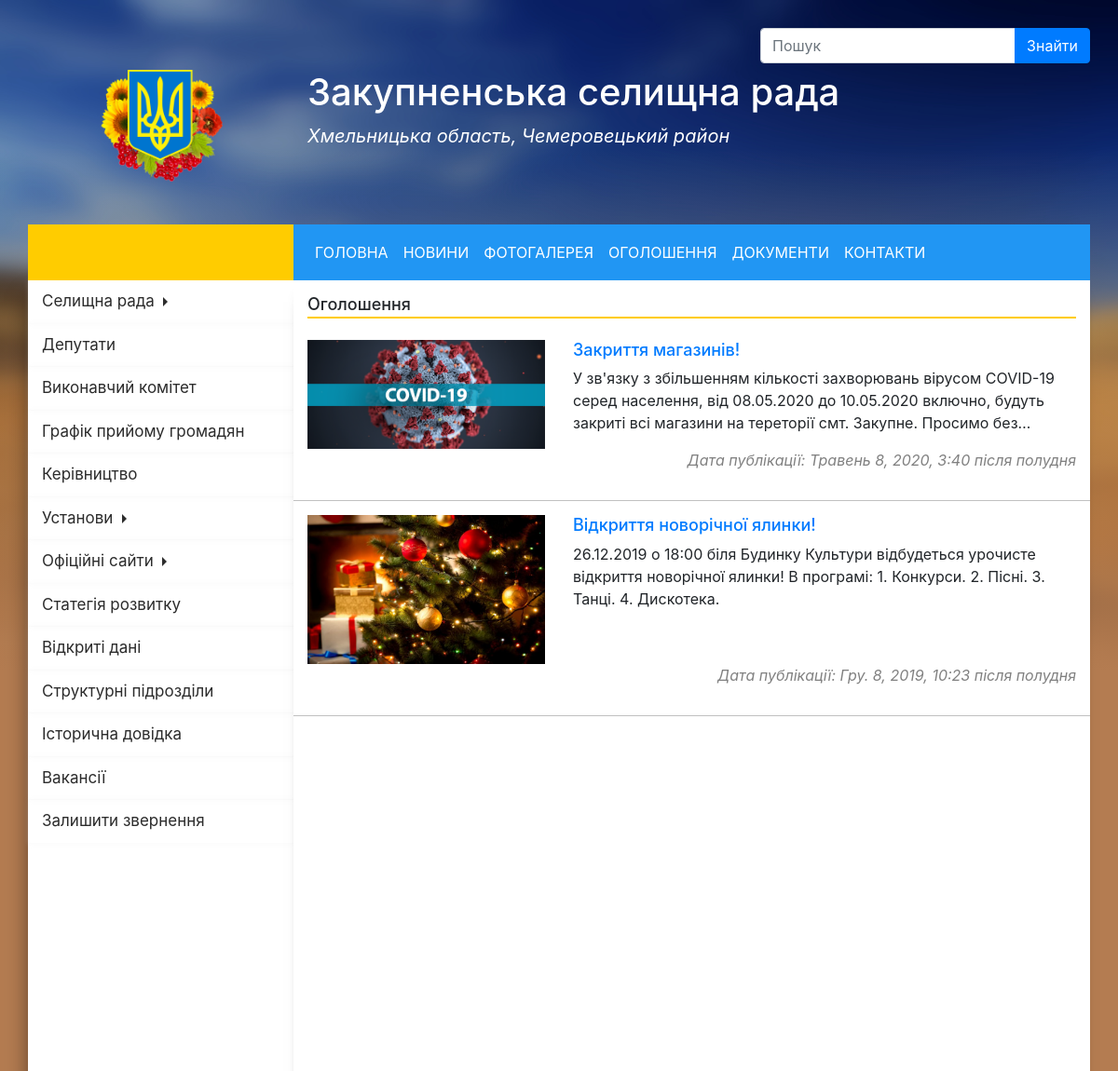
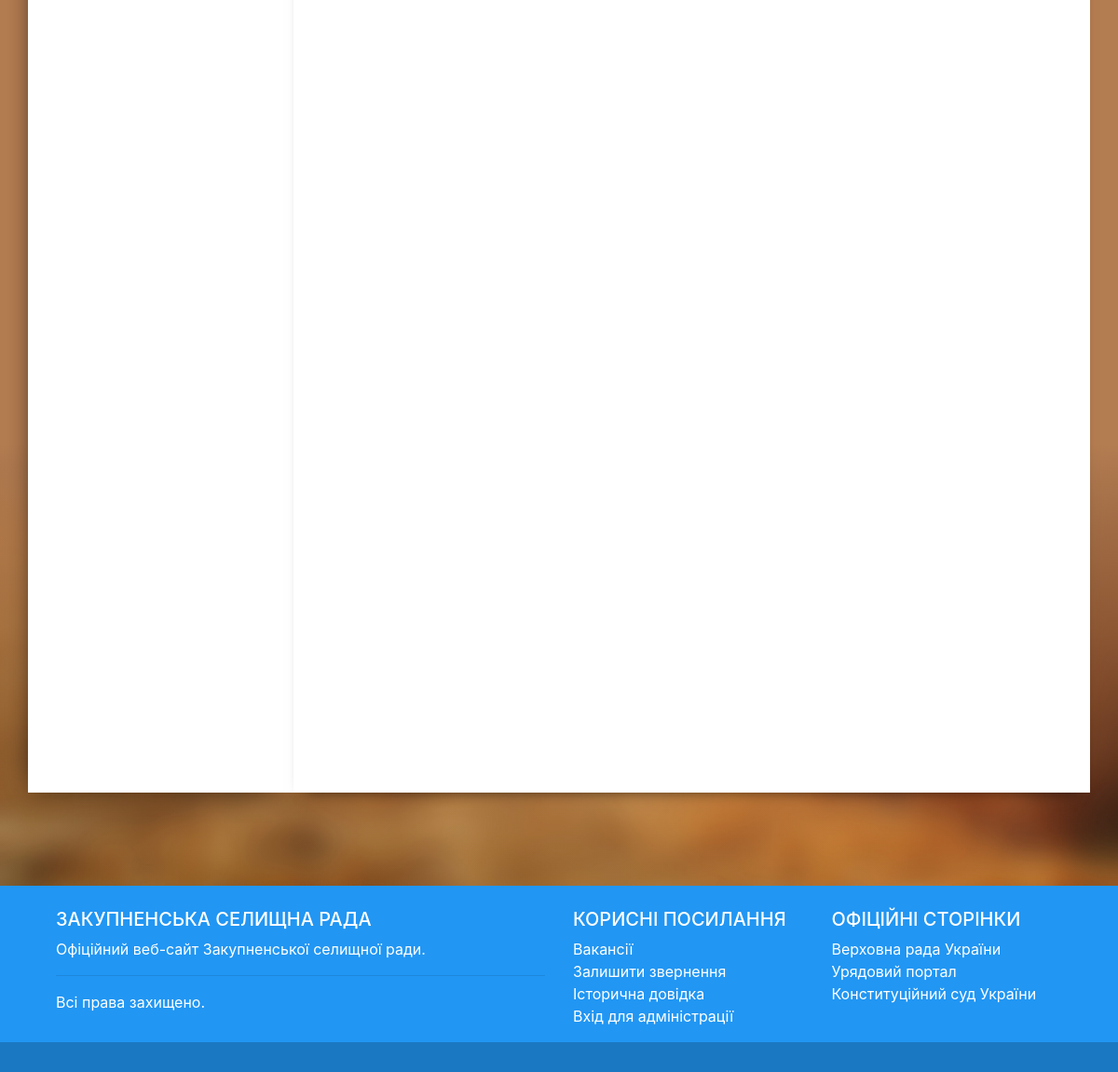
The app's page /advertisement/ with its own data (2 pictures, top to bottom).
### zakupne_rada/apps/advertisement/models.py (models this page shows, shortened)
class Advertisements(models.Model):
    ad_title = models.CharField('Заголовок оголошення', max_length = 500)
    ad_text = models.TextField('Текст оголошення')
    ad_publication_date = models.DateTimeField('Дата публікації')
    ad_image = models.ImageField(upload_to='ad_image', null = True, blank = True)
    objects = models.Manager()
    class Meta:
        verbose_name = 'Оголошення'
        verbose_name_plural = 'Оголошення'

### zakupne_rada/apps/advertisement/views.py (the view)
# urls.py: path('', views.index, name = 'index'),
def index(request):
    ad_list = Advertisements.objects.order_by('-ad_publication_date')
    return render(request, 'ad/ad_list.html', {'ad_list': ad_list})

### zakupne_rada/templates/ad/ad_list.html (shortened to what this page needs)
{% extends 'base.html' %}
{% load static %}
{% block page_caption %} Оголошення {% endblock %}
{% block content %}
    <link rel="stylesheet" href="{% static 'css/news.css' %}">
    {% if ad_list %}
        {% for ad in ad_list %}
            <div class="row some_news">
                {% if ad.ad_image != "" %}
                    <img class="col-md-12 col-lg-4 news_image" src="{{ad.ad_image.url}}" alt="ad_image">
                {% endif %}
                <div class="col-md-12 col-lg-8 some_news_text_content">
                    <h4 class="news_title"><a href="{% url 'advertisement:detail' ad.id %}">{{ad.ad_title}}</a></h4>
                    <p class="news_text">{{ad.ad_text}}</p>
                </div>
                <p class="news_publication_date col-12 text-right">Дата публікації: {{ad.ad_publication_date}}</p>
            </div>
        {% endfor %}
    {% else %}
        Not found
    {% endif %}
{% endblock %}

### zakupne_rada/static/css/base.css (style rules this page uses)
body { background-color: #b47c51; }

### zakupne_rada/static/css/news.css (style rules this page uses)
.some_news { padding: 15px 0; border-bottom: 1px solid #c0c0c0; }
.news_image { box-sizing: border-box; max-height: 160px; }
.news_title { font-size: 18px; }
.news_publication_date { font-style: italic; color: #808080; }
.news_text { display: -webkit-box; -webkit-line-clamp: 3; -webkit-box-orient: vertical; overflow: hidden; }

### records on screen
Advertisements: ad_image (picture), ad_title "Закриття магазинів!", ad_text "У зв'язку з збільшенням кількості захворювань вірусом COVID-19 серед населення, від 08.05.2020 до 10.05.2020 включно, будуть закриті всі магазини на тереторії смт. Закупне. Просимо…", ad_publication_date "Травень 8, 2020, 3:40 після полудня"
Advertisements: ad_image (picture), ad_title "Відкриття новорічної ялинки!", ad_text "26.12.2019 о 18:00 біля Будинку Культури відбудеться урочисте відкриття новорічної ялинки! В програмі: 1. Конкурси. 2. Пісні. 3. Танці. 4. Дискотека.", ad_publication_date "Гру. 8, 2019, 10:23 після полудня"
